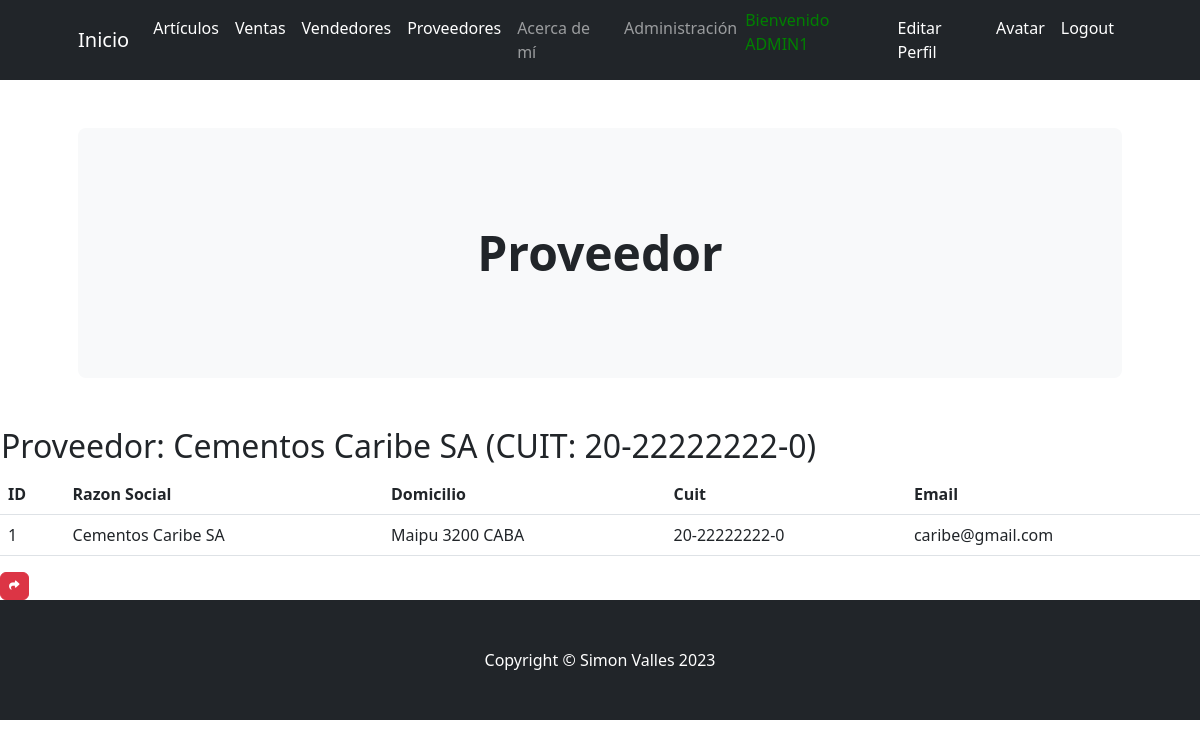
Page /aplicacion/detail_proveedor/1/ (signed in) on the committed database.
### aplicacion/models.py (models this page shows)
class Proveedor(models.Model):
    razonSocial = models.CharField(max_length=50)
    domicilio = models.CharField(max_length=50)
    cuit = models.CharField(max_length=50)# Se debe ingresar en la siguiente forma XX-XXXXXXXX-X
    email = models.EmailField()
    def __str__(self):
        return f"{self.razonSocial} (CUIT: {self.cuit})"

### aplicacion/views.py (the view)
# urls.py: path('detail_proveedor/<int:pk>/', ProveedorDetail.as_view(), name="detail_proveedor"),
class ProveedorDetail(LoginRequiredMixin, DetailView):
    model = Proveedor

### aplicacion/templates/aplicacion/proveedor_detail.html (shortened to what this page needs)
{% extends 'aplicacion/base.html' %}
{% load static %}
{% block cabecera %}Proveedor{% endblock cabecera %}
{% block contenido %}
<table>
    <tr>
        <td><h2>Proveedor: {{object}}</h2></td>
    </tr>
</table>
<table class="table">
    <thead>
        <tr>
            <th>ID</th>
            <th>Razon Social</th>
            <th>Domicilio</th>
            <th>Cuit</th>
            <th>Email</th>
        </tr>
    </thead>
    <tbody>
        <tr>
            <td>{{ object.id }}</td>
            <td>{{ object.razonSocial }}</td>
            <td>{{ object.domicilio }}</td>
            <td>{{ object.cuit }}</td>
            <td>{{ object.email }}</td>
        </tr>
    </tbody>
</table>
<a
href="{% url 'proveedores' %}"
class="btn btn-danger"
style="--bs-btn-padding-y: .25rem; --bs-btn-padding-x: .5rem; --bs-btn-font-size: .75rem;"
>
</a>
{% endblock contenido %}

### aplicacion/templates/aplicacion/base.html (shortened to what this page needs)
<!DOCTYPE html>
<html lang="en">
    <head>
        {% load static %}
        <link href="https://cdn.jsdelivr.net/npm/bootstrap-icons@1.4.1/font/bootstrap-icons.css" rel="stylesheet" />
        <link rel="stylesheet" href="https://cdnjs.cloudflare.com/ajax/libs/font-awesome/6.4.0/css/all.min.css">
        <link href="{% static 'aplicacion/css/styles.css' %}" rel="stylesheet" />
    </head>
    <body>
        <nav class="navbar navbar-expand-lg navbar-dark bg-dark">
            <div class="container px-lg-5">
                <a class="navbar-brand" href="{% url 'inicio' %}">Inicio</a>
                <div class="collapse navbar-collapse" id="navbarSupportedContent">
                    <ul class="navbar-nav ms-auto mb-2 mb-lg-0">
                {% if user.is_authenticated %}
                        <li class="nav-item"><a class="nav-link active" aria-current="page" href="{% url 'articulos' %}">Artículos</a></li>
                        <li class="nav-item"><a class="nav-link active" aria-current="page" href="{% url 'ventas' %}">Ventas</a></li>
                        <li class="nav-item"><a class="nav-link active" aria-current="page" href="{% url 'vendedores' %}">Vendedores</a></li>
                        <li class="nav-item"><a class="nav-link active" aria-current="page" href="{% url 'proveedores' %}">Proveedores</a></li>
                        <li class="nav-item"><a class="nav-link" href="{% url 'about' %}">Acerca de mí</a></li>
                        <li class="nav-item"><a class="nav-link" aria-current="page" href="{% url 'admin:index' %}">Administración</a></li>
                        <p style="color:green">Bienvenido {{ user.username|upper}}</p>
                        <li class="nav-item"><a class="nav-link active" aria-current="page" href="{% url 'editar_perfil' %}">Editar Perfil</a></li>
                        <li class="nav-item"><a class="nav-link active" aria-current="page" href="{% url 'agregar_avatar' %}">Avatar</a></li>
                        <li class="nav-item"><a class="nav-link active" aria-current="page" href="{% url 'logout' %}">Logout</a></li>
                {% else %}
                        <li class="nav-item"><a class="nav-link active" aria-current="page" href="{% url 'register' %}">Registrarse</a></li>
                        <li class="nav-item"><a class="nav-link active" aria-current="page" href="{% url 'login' %}">Login</a></li>
                {% endif %}
                    </ul>
                </div>
            </div>
        </nav>
        <header class="py-5">
            <div class="container px-lg-5">
                <div class="p-4 p-lg-5 bg-light rounded-3 text-center">
                    <div class="m-4 m-lg-5">
                        <h1 class="display-5 fw-bold">
                            {% block cabecera %}{% endblock cabecera %}
                        </h1>
                    </div>
                </div>
            </div>
        </header>
        {% block contenido %}{% endblock contenido %}
        {% if user.is_authenticated %}
        <footer class="py-5 bg-dark">
            <div class="container"><p class="m-0 text-center text-white">Copyright &copy; Simon Valles 2023</p></div>
        </footer>
        {% endif %}
    </body>
</html>

### rows in the picture
Proveedor: razonSocial+cuit "Cementos Caribe SA (CUIT: 20-22222222-0)", id "1", razonSocial "Cementos Caribe SA", domicilio "Maipu 3200 CABA", cuit "20-22222222-0", email "caribe@gmail.com"

### other values in the picture
{{ user.username|upper }} "ADMIN1"
